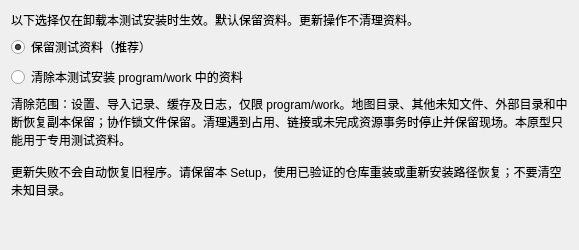
<?xml version="1.0" encoding="UTF-8"?>
<ui version="4.0">
 <class>TrialDataPage</class>
 <widget class="QWidget" name="TrialDataPage">
  <property name="windowTitle"><string>测试资料处理</string></property>
  <layout class="QVBoxLayout" name="layout">
   <item><widget class="QLabel" name="scopeLabel">
    <property name="wordWrap"><bool>true</bool></property>
    <property name="text"><string>以下选择仅在卸载本测试安装时生效。默认保留资料。更新操作不清理资料。</string></property>
   </widget></item>
   <item><widget class="QRadioButton" name="keepData">
    <property name="text"><string>保留测试资料（推荐）</string></property>
    <property name="checked"><bool>true</bool></property>
   </widget></item>
   <item><widget class="QRadioButton" name="clearData">
    <property name="text"><string>清除本测试安装 program/work 中的资料</string></property>
   </widget></item>
   <item><widget class="QLabel" name="detailsLabel">
    <property name="wordWrap"><bool>true</bool></property>
    <property name="text"><string>清除范围：设置、导入记录、缓存及日志，仅限 program/work。地图目录、其他未知文件、外部目录和中断恢复副本保留；协作锁文件保留。清理遇到占用、链接或未完成资源事务时停止并保留现场。本原型只能用于专用测试资料。

更新失败不会自动恢复旧程序。请保留本 Setup，使用已验证的仓库重装或重新安装路径恢复；不要清空未知目录。</string></property>
   </widget></item>
   <item><spacer name="spacer"><property name="orientation"><enum>Qt::Vertical</enum></property><property name="sizeHint" stdset="0"><size><width>20</width><height>40</height></size></property></spacer></item>
  </layout>
 </widget>
 <resources/>
 <connections/>
</ui>
